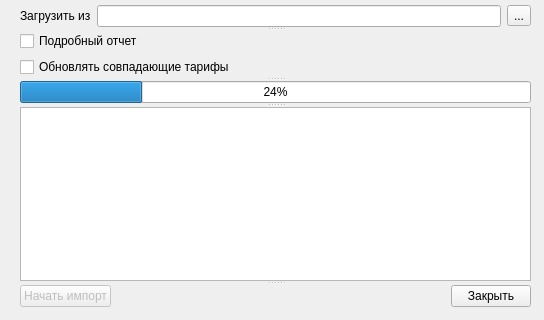
<?xml version="1.0" encoding="UTF-8"?>
<ui version="4.0">
 <class>ImportTariffsR29</class>
 <widget class="QDialog" name="ImportTariffsR29">
  <property name="geometry">
   <rect>
    <x>0</x>
    <y>0</y>
    <width>544</width>
    <height>320</height>
   </rect>
  </property>
  <property name="windowTitle">
   <string>Импорт тарифов для Архангельской области</string>
  </property>
  <widget class="QLabel" name="lblStatus">
   <property name="geometry">
    <rect>
     <x>0</x>
     <y>398</y>
     <width>16</width>
     <height>16</height>
    </rect>
   </property>
   <property name="text">
    <string/>
   </property>
  </widget>
  <widget class="QSplitter" name="splitter">
   <property name="geometry">
    <rect>
     <x>20</x>
     <y>5</y>
     <width>511</width>
     <height>302</height>
    </rect>
   </property>
   <property name="orientation">
    <enum>Qt::Vertical</enum>
   </property>
   <widget class="QWidget" name="">
    <layout class="QHBoxLayout" name="horizontalLayout">
     <item>
      <widget class="QLabel" name="label">
       <property name="text">
        <string>Загрузить из</string>
       </property>
       <property name="buddy">
        <cstring>edtFileName</cstring>
       </property>
      </widget>
     </item>
     <item>
      <widget class="QLineEdit" name="edtFileName"/>
     </item>
     <item>
      <widget class="QToolButton" name="btnSelectFile">
       <property name="text">
        <string>...</string>
       </property>
      </widget>
     </item>
    </layout>
   </widget>
   <widget class="QWidget" name="">
    <layout class="QVBoxLayout" name="verticalLayout">
     <item>
      <widget class="QCheckBox" name="chkFullLog">
       <property name="text">
        <string>Подробный отчет</string>
       </property>
      </widget>
     </item>
     <item>
      <widget class="QCheckBox" name="chkUpdateTariff">
       <property name="text">
        <string>Обновлять совпадающие тарифы</string>
       </property>
      </widget>
     </item>
    </layout>
   </widget>
   <widget class="CProgressBar" name="progressBar">
    <property name="value">
     <number>24</number>
    </property>
    <property name="orientation">
     <enum>Qt::Horizontal</enum>
    </property>
   </widget>
   <widget class="QTextBrowser" name="log"/>
   <widget class="QWidget" name="">
    <layout class="QHBoxLayout">
     <property name="spacing">
      <number>4</number>
     </property>
     <property name="margin">
      <number>0</number>
     </property>
     <item>
      <widget class="QPushButton" name="btnImport">
       <property name="enabled">
        <bool>false</bool>
       </property>
       <property name="text">
        <string>Начать импорт</string>
       </property>
      </widget>
     </item>
     <item>
      <spacer>
       <property name="orientation">
        <enum>Qt::Horizontal</enum>
       </property>
       <property name="sizeHint" stdset="0">
        <size>
         <width>40</width>
         <height>20</height>
        </size>
       </property>
      </spacer>
     </item>
     <item>
      <widget class="QPushButton" name="btnClose">
       <property name="text">
        <string>Закрыть</string>
       </property>
      </widget>
     </item>
    </layout>
   </widget>
  </widget>
 </widget>
 <customwidgets>
  <customwidget>
   <class>CProgressBar</class>
   <extends>QProgressBar</extends>
   <header>library/ProgressBar.h</header>
  </customwidget>
 </customwidgets>
 <tabstops>
  <tabstop>edtFileName</tabstop>
  <tabstop>btnSelectFile</tabstop>
  <tabstop>chkFullLog</tabstop>
  <tabstop>chkUpdateTariff</tabstop>
  <tabstop>log</tabstop>
  <tabstop>btnImport</tabstop>
  <tabstop>btnClose</tabstop>
 </tabstops>
 <resources/>
 <connections/>
</ui>
